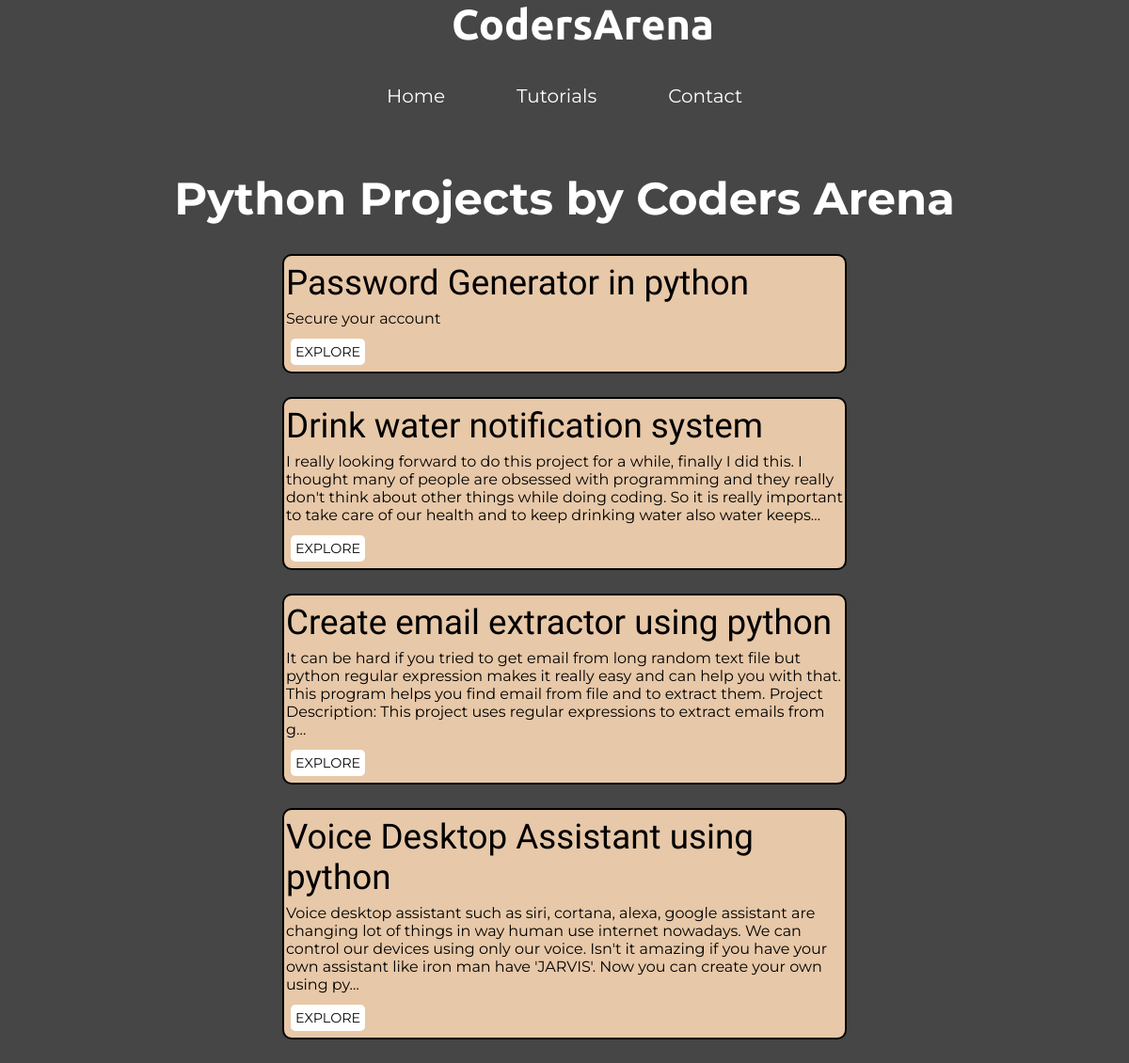
The app's page /blog/pythonprojects/ with its own data.
### blog/models.py (models this page shows, shortened)
class pythonproject(models.Model):
    srno = models.AutoField(primary_key=True)
    Name = models.CharField(max_length=300)
    desc = models.TextField()
    slug = models.CharField(default="test", max_length=100)
    code = models.TextField()
    date = models.DateTimeField(default=datetime.datetime.now(), blank=True)

### blog/views.py (the view)
# urls.py: path('pythonprojects/', views.pythonprojects, name='pythonprojects'),
def pythonprojects(request):
    posts = pythonproject.objects.all().order_by('-date')
    context = {'posts': posts}
    return render(request, 'blog/pythonprojects.html', context)

### templates/blog/pythonprojects.html (shortened to what this page needs)
{% extends 'base/base.html' %}
{% load static %}
{% block other %}
        <li><a href="/">Home</a></li>
        <li><a href="/">Tutorials</a></li>
        <li><a href="/">Contact</a></li>
{% endblock other %}
{% block body %}
        <div class="container">
                <h1>Python Projects by Coders Arena</h1>
                {% for post in posts %}
                <div class="posts">
                        <p class="postheading">{{ post.Name }}</p>
                        <p class="desc">{{ post.desc | truncatechars_html:300 }}</p>
                        <a href="{{post.slug}}"><button class="btn">Explore</button></a>
                </div>
                {% endfor %}
        </div>
{% endblock body %}

### templates/base/base.html (shortened to what this page needs)
{% load static %}
<!DOCTYPE html>
<html lang="en">
<head>
    <link rel="stylesheet" href="{% static 'home/home.css' %}">
    <link rel="stylesheet" href="{% static 'blog/projects.css'%}">
</head>
<body>
    <header id="navbar" class="h-nav navbar">
        <div id="logo-text">
            <h1>CodersArena</h1>
        </div>
        <ul class="nav-list v-nav">
        {% block other %} {% endblock other %}
        </ul>
    </header>
    {% block body %} {% endblock body %}
</body>
</html>

### static/home/home.css (style rules this page uses)
* { margin: 0; padding: 0; box-sizing: border-box; }
html { scroll-behavior: smooth; }
body { background-color: rgb(71, 70,70); }
#navbar { display: flex; align-items: center; position: sticky; justify-content: space-between; background-color: rgb(71, 70,70); }
header ul { display: flex; }
#logo-text h1 { color: white; font-family: 'Ubuntu', sans-serif; font-size: 45px; margin-left: 75px; }
header ul li { list-style: none; padding: 38px; }
header ul li a { font-family: 'Montserrat', sans-serif; color: white; font-size: 20px; text-decoration: none; }
.btn { cursor: pointer; color: rgb(12, 12, 12); text-decoration: none; text-transform: uppercase; background-color: white; border: -0.5px solid black; font-size: 1em; font-family: 'Montserrat', sans-serif; margin-top: 2rem; padding: 5px 5px; border-radius: 5px; }
p { font-size: 1.5rem; }
@media only screen and (max-width: 1230px ) { #navbar { flex-direction: column; } }
@media only screen and (max-width: 1230px ) { #logo-text h1 { text-align: center; margin-right: 36px; } }

### static/blog/projects.css (style rules this page uses)
* { margin: 0; padding: 0; box-sizing: border-box; }
.container { display: flex; flex-direction: column; }
.container h1 { color: white; margin: 30px 0px; font-size: 3rem; font-family: 'Montserrat', serif; text-align: center; }
.posts { border: 2px solid black; border-radius: 10px; width: 50%; margin: auto; margin-bottom: 25px; background-color: rgb(231, 200, 168); }
.postheading { color: black; font-size: 2.3rem; font-family: 'Amaranth'; margin: 7px 2px; }
.desc { font-size: 1rem; font-family: 'Montserrat'; margin: 5px 2px; }
.btn { margin: 7px; padding: 5px; font-size: 0.9rem; border-radius: 5px; border: none; }

### records on screen
pythonproject: Name "Password Generator in python", desc "Secure your account"
pythonproject: Name "Drink water notification system", desc "I really looking forward to do this project for a while, finally I did this. I thought many of people are obsessed with programming and they really don't think about other things while doing coding. So it is really important to take care of our health and to keep drinking water also water keeps…"
pythonproject: Name "Create email extractor using python", desc "It can be hard if you tried to get email from long random text file but python regular expression makes it really easy and can help you with that. This program helps you find email from file and to extract them. Project Description: This project uses regular expressions to extract emails from g…"
pythonproject: Name "Voice Desktop Assistant using python", desc "Voice desktop assistant such as siri, cortana, alexa, google assistant are changing lot of things in way human use internet nowadays. We can control our devices using only our voice. Isn't it amazing if you have your own assistant like iron man have 'JARVIS'. Now you can create your own using py…"
